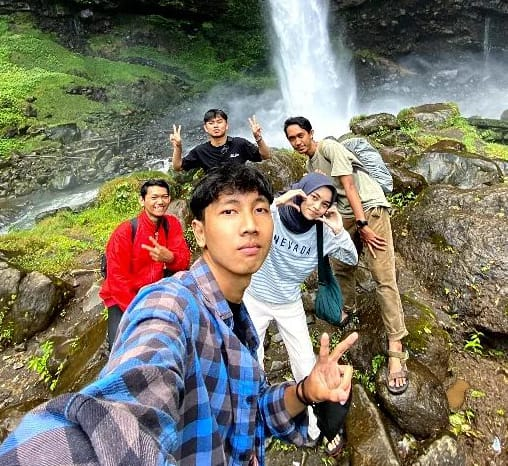
#> input picture aadc.jpeg, 508 x 466 px
$ python 'prak7.7(lowpass).py'
#> lines starting #> are read from the running program, lines starting #| are printed output that depends on the picture
import cv2
import numpy as np
import matplotlib.pyplot as plt

# Baca gambar
img = cv2.imread('aadc.jpeg')
#> img is the input picture: shape (466, 508, 3); mean B, G, R 103, 118.7, 122.6

# Konversi BGR ke RGB
rgb_img = cv2.cvtColor(img, cv2.COLOR_BGR2RGB)

# Buat kernel: matriks berukuran 3 x 5
kernel = np.ones((3, 5), np.float32) * 0.09
print(kernel)

# Lakukan filtering
filtered_img = cv2.filter2D(img, -1, kernel)
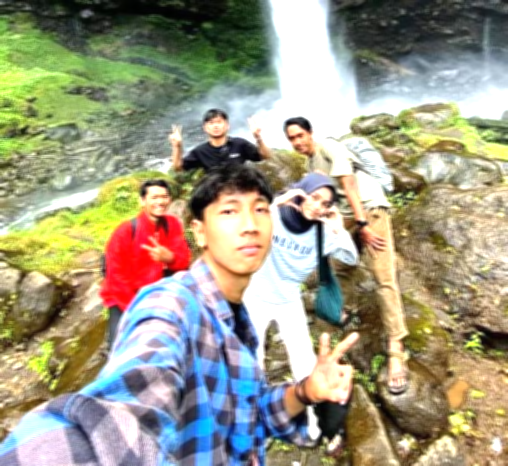
#> filtered_img: shape (466, 508, 3); mean B, G, R 132.4, 155.1, 158.4

# perbesar ukuran hasil plotting jika diperlukan
plt.rcParams["figure.figsize"] = (15, 15)

# plot pertama, gambar asli
plt.subplot(121), plt.imshow(rgb_img), plt.title('Original')
plt.xticks([]), plt.yticks([])

# Ubah warna hasil filter menjadi asli (BGR)
filtered_rgb_img = cv2.cvtColor(filtered_img, cv2.COLOR_BGR2RGB)

# kedua, hasil filter
plt.subplot(122), plt.imshow(filtered_rgb_img), plt.title('Averaging')
plt.xticks([]), plt.yticks([])

# Plot!
plt.show()
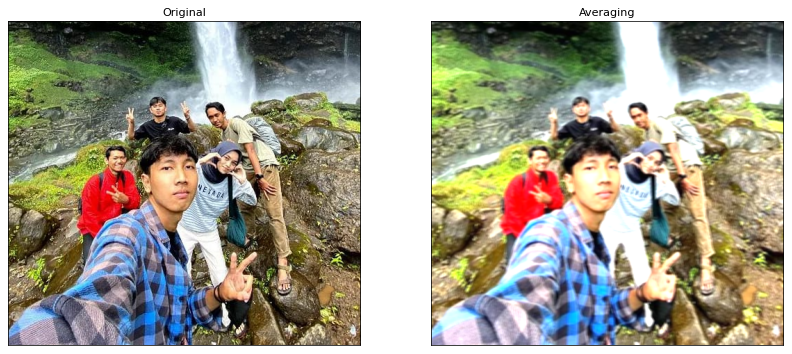
#> figure drawn by matplotlib, 2 panels

blur = cv2.blur(img,(5,5))#Baris ini menghasilkan gambar yang telah di-blur menggunakan metode rata-rata dengan ukuran kernel 5x5.
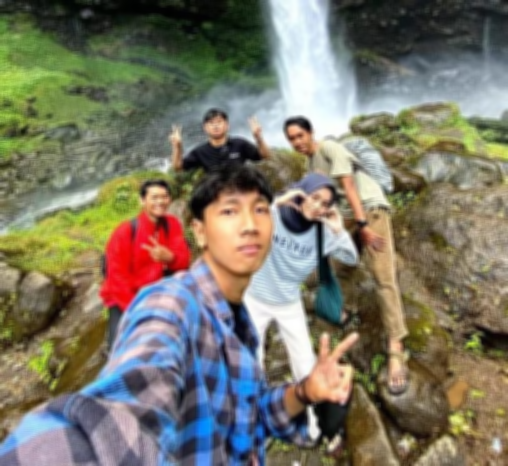
#> blur: shape (466, 508, 3); mean B, G, R 103, 118.7, 122.6
cv2.imshow('blur Image', blur)# Fungsi cv2.imshow() digunakan untuk menampilkan gambar dalam jendela.
cv2.waitKey(0)#Baris ini akan menunggu tombol keyboard ditekan. Angka 0 menunjukkan bahwa program akan berhenti dan menunggu hingga tombol keyboard ditekan.

kernel = np.matrix([#: Baris ini mendefinisikan sebuah matriks kernel dengan ukuran 3x3. Kernel ini digunakan untuk filtering gambar dengan metode filter2D.
          [1, 1, 1],
          [1, 2, 1],
          [1, 1, 1]
          ])/25
print(kernel)#Baris ini mencetak matriks kernel ke konsol. Ini berguna untuk melihat nilai-nilai dalam matriks kernel.

# buat lagi filteringnya
filter = cv2.filter2D(img,-1,kernel)#Baris ini menerapkan operasi filter 2D pada gambar img menggunakan kernel yang telah ditentukan sebelumnya. -1 menunjukkan bahwa kedalaman gambar output harus sama dengan kedalaman gambar input.
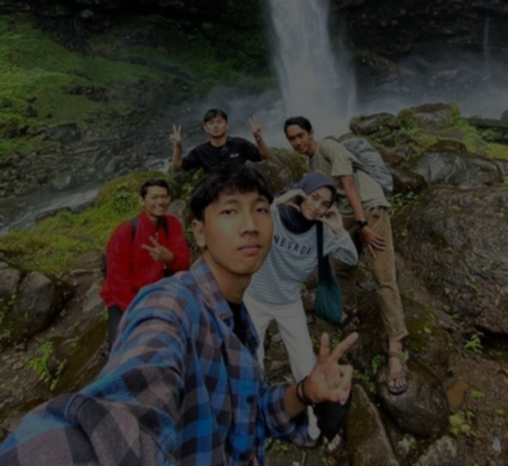
#> filter: shape (466, 508, 3); mean B, G, R 41.2, 47.5, 49

# tampilkan
cv2.imshow('blur Image', filter)#Baris ini menampilkan gambar hasil filtering ke dalam jendela yang bernama 'blur Image'.
cv2.waitKey(0)#Baris ini akan menunggu tombol keyboard ditekan. Program akan berhenti dan menunggu hingga tombol keyboard ditekan sebelum keluar.

$ run again, with boneka2.tif saved as aadc.jpeg
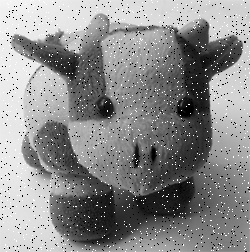
#> input picture boneka2.tif, 250 x 252 px
#> img is the input picture: shape (252, 250, 3); min 0, max 255, mean 139.1
#> `filtered_img = cv2.filter2D(img, -1, kernel)`:
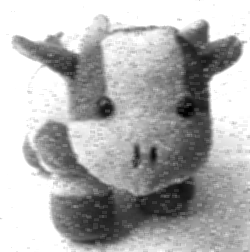
#> filtered_img: shape (252, 250, 3); min 1, max 255, mean 176.7
#> `filter = cv2.filter2D(img,-1,kernel)#Baris ini menerapkan operasi filt..`:
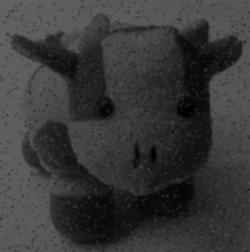
#> filter: shape (252, 250, 3); min 0, max 99, mean 55.6

$ run again, with gedung.tif saved as aadc.jpeg
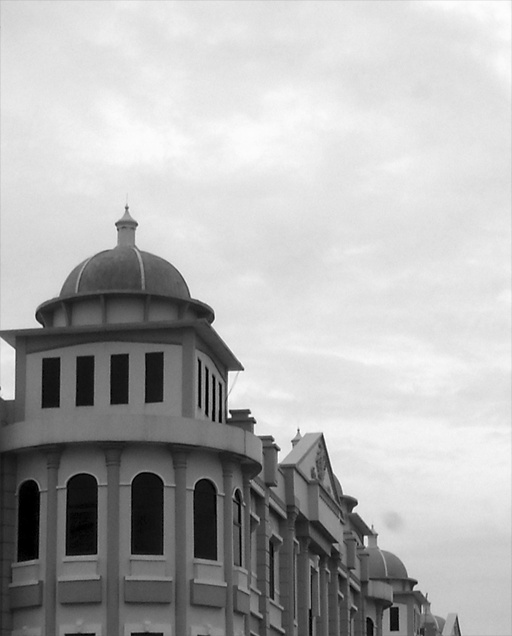
#> input picture gedung.tif, 512 x 636 px
#> img is the input picture: shape (636, 512, 3); min 0, max 255, mean 177.6
#> `filtered_img = cv2.filter2D(img, -1, kernel)`:
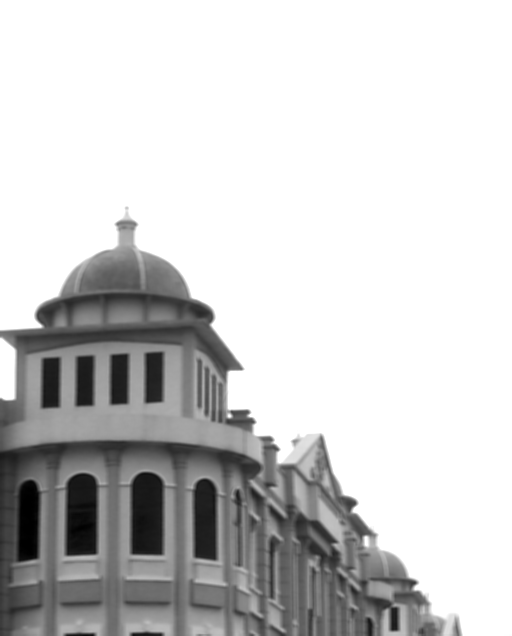
#> filtered_img: shape (636, 512, 3); min 0, max 255, mean 205.1
#> `filter = cv2.filter2D(img,-1,kernel)#Baris ini menerapkan operasi filt..`:
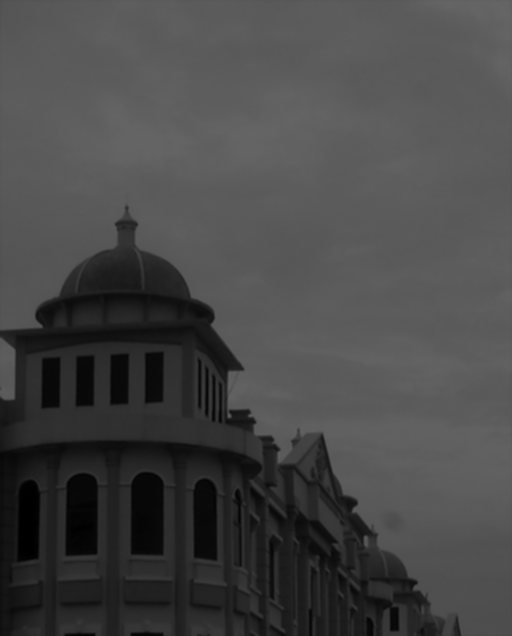
#> filter: shape (636, 512, 3); min 0, max 101, mean 71.1
